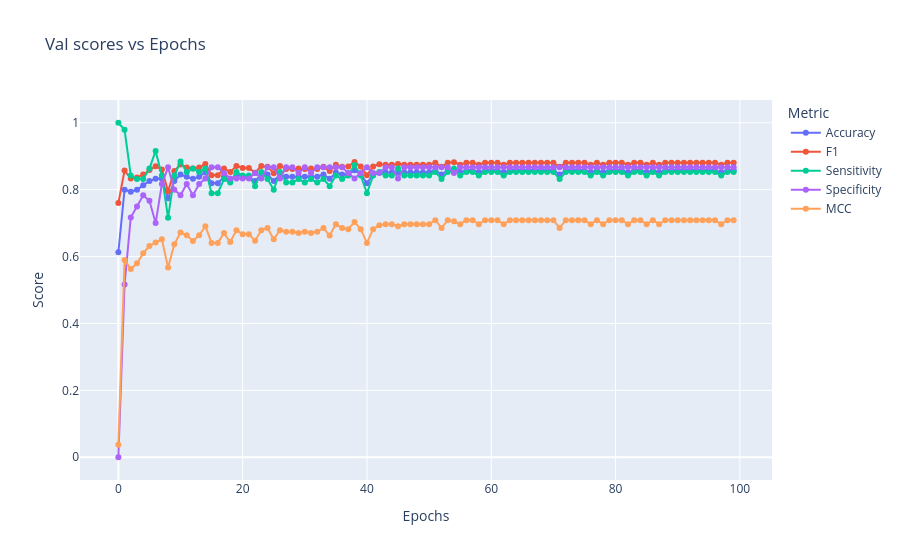

Write notebook code for a chart like this one.
### Code cell
metrics_plot(results.accuracies, results.f1s, results.sensitivities, results.specificities, results.mccs)
